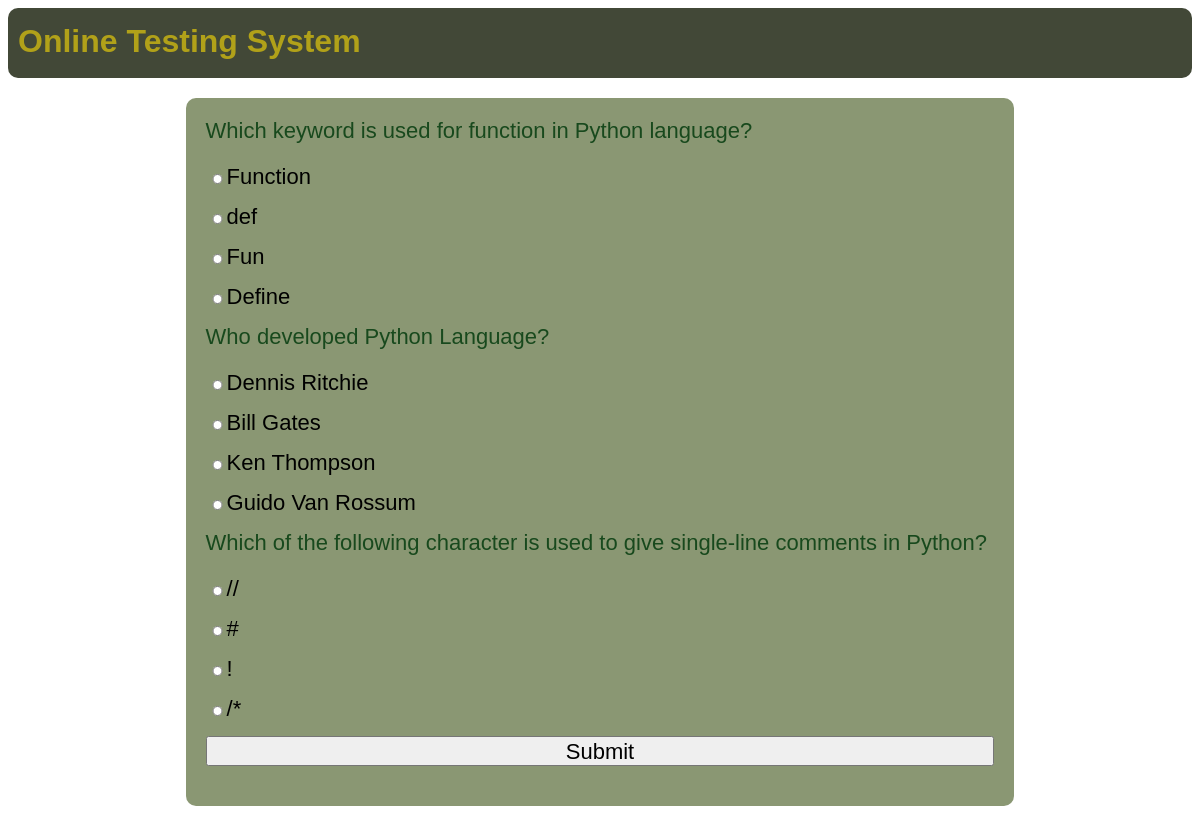
Screenshot of /test-paper?n=3 with the database file from the repository.
### OTS/models.py (models this page shows)
class Question(models.Model):
    qid = models.BigAutoField(primary_key=True, auto_created=True)
    que = models.TextField()
    a = models.CharField(max_length=255)
    b = models.CharField(max_length=255)
    c = models.CharField(max_length=255)
    d = models.CharField(max_length=255)
    ans = models.CharField(max_length=2)

### OTS/views.py (the view)
# urls.py: path('test-paper', testPaper, name='testPaper'),
def testPaper(request):
    if 'name' not in request.session.keys():
        res = HttpResponseRedirect("login")
    n = int(request.GET['n'])
    question_pool = list(Question.objects.all())
    random.shuffle(question_pool)
    questions_list = question_pool[:n]
    context = {'questions': questions_list}
    res = render(request, 'test_paper.html', context)
    return res

### OTS/templates/test_paper.html (shortened to what this page needs)
{% extends 'main.html' %}
{% block content %}
<form action="{% url 'OTS:calculateTest' %}" method="post">
    {% for question in questions %}
    <div class="question">
        {{question.que}}
    </div>
    <div class="options"><input type="radio" name="q{{question.qid}}" value="a">{{question.a}}</div>
    <div class="options"><input type="radio" name="q{{question.qid}}" value="b">{{question.b}}</div>
    <div class="options"><input type="radio" name="q{{question.qid}}" value="c">{{question.c}}</div>
    <div class="options"><input type="radio" name="q{{question.qid}}" value="d">{{question.d}}</div>
    {% endfor %}
    <div><input type="submit" value="Submit"></div>
</form>
{% endblock %}

### OTS/static/theme.css (style rules this page uses)
* { font-family:'Gill Sans', 'Gill Sans MT', Calibri, 'Trebuchet MS', sans-serif; }

### OTS/static/formstyle.css (style rules this page uses)
form { box-sizing:border-box; padding:20px; border-radius:10px; background-color:#8a9773; display:table; width:100%; }
input { display:block; width:100%; margin-bottom:20px; height:30px; font-size:22px; }
.question { color:#18491d ; font-size:22px; margin-bottom:20px; }
.options { font-size:22px; }
.options input { display:inline; width:fit-content; height:10px; }

### OTS/static/mystyle.css (style rules this page uses)
body { align-items: center; min-height: 100vh; background: url("https://images.pexels.com/photos/1072179/pexels-photo-1072179.jpeg?auto=compress&cs=tinysrgb&w=1600") no-repeat; background-size: cover; }

### rows the page displays
Question: que "Which keyword is used for function in Python language?", a "Function", b "def", c "Fun", d "Define"
Question: que "Who developed Python Language?", a "Dennis Ritchie", b "Bill Gates", c "Ken Thompson", d "Guido Van Rossum"
Question: que "Which of the following character is used to give single-line comments in Python?", a "//", b "#", c "!", d "/*"
